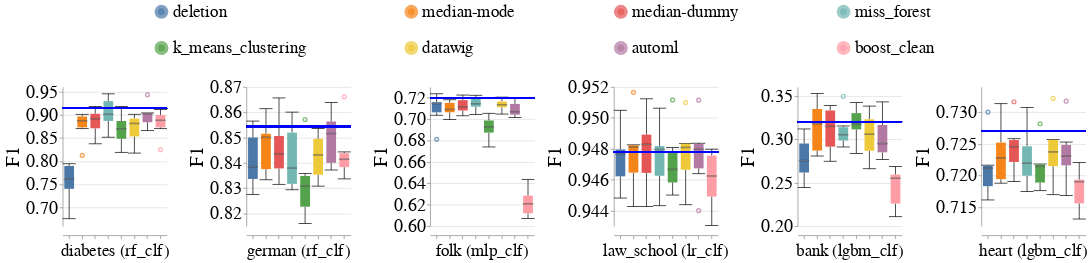

The notebook cell saved with this chart:
### Code cell
create_box_plots_for_diff_imputers_and_datasets(train_injection_scenario='MNAR3',
                                                test_injection_scenario='MNAR3',
                                                metric_name='f1',
                                                db_client=db_client)

### Figure 1 — Vega-Lite specification as saved in the notebook (floating-point values rounded to 4 significant figures; data arrays with more than 128 entries replaced by an {"elided": "..."} marker saying what was removed)
{"config": {"view": {"continuousWidth": 400, "continuousHeight": 300, "stroke": null}, "axis": {"labelFontSize": 26, "labelFontWeight": "normal", "titleFontSize": 28, "titleFontWeight": "normal"}, "facet": {"spacing": 15}, "header": {"labelFontSize": 24, "labelOrient": "bottom", "labelPadding": 5, "titleFontSize": 28}, "legend": {"columns": 4, "direction": "horizontal", "labelFontSize": 24, "labelLimit": 400, "orient": "top", "symbolOffset": 130, "symbolStrokeWidth": 10, "titleAnchor": "middle", "titleFontSize": 26, "titleLimit": 300}, "title": {"fontSize": 28}}, "data": {"name": "data-26d5e8aca8782040f26c5ed302d568cc"}, "facet": {"column": {"field": "Dataset_Name_With_Model_Name", "sort": {"field": "Dataset_Sequence_Number", "order": "ascending"}, "title": null, "type": "nominal"}}, "spec": {"layer": [{"mark": {"type": "boxplot", "median": {"stroke": "black", "strokeWidth": 0.7}, "ticks": true}, "encoding": {"color": {"field": "Null_Imputer_Name", "sort": ["deletion", "median-mode", "median-dummy", "miss_forest", "k_means_clustering", "datawig", "automl", "boost_clean"], "title": null, "type": "nominal"}, "x": {"axis": {"labels": false}, "field": "Null_Imputer_Name", "sort": ["deletion", "median-mode", "median-dummy", "miss_forest", "k_means_clustering", "datawig", "automl", "boost_clean"], "title": null, "type": "nominal"}, "y": {"field": "Metric_Value", "scale": {"zero": false}, "title": "F1", "type": "quantitative"}}}, {"mark": "rule", "encoding": {"color": {"value": "blue"}, "size": {"value": 2}, "y": {"field": "Baseline_Median", "type": "quantitative"}}}], "height": 200, "width": 150}, "resolve": {"scale": {"y": "independent"}}, "$schema": "https://vega.github.io/schema/vega-lite/v4.17.0.json", "datasets": {"data-26d5e8aca8782040f26c5ed302d568cc": {"elided": "288 records"}}}
